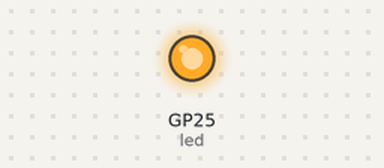
A program run on a simulated Raspberry Pi Pico running MicroPython. Parts: output pins drawn as LEDs (lit = HIGH).

Above: at 1.0 s.
At 3.0 s:
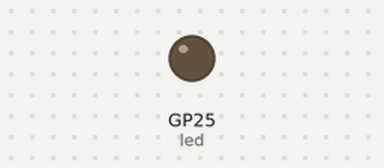
Timing chart, 0 to 5.2 s (numbered marks = the images above):
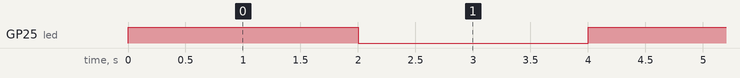

The program:

blink.py
```python
from machine import Pin  #importamos la clase Pin del módulo machine, esta nos ayuda a manejar los pines
import time              #importamos la clase time, esta nos permite manejar el tiempo

led = Pin(25,Pin.OUT)    # creamos el objeto led, que estará en el Pin 25 y se declara como salida

while True:            #se define un bucle infinito
    led.on()           #se coloca un estado alto en el pin 25  (se enciende)
    time.sleep(2)      # se espera por 2 segundos
    led.off()          # se coloca un estado bajo en el pin 25 (se apaga)
    time.sleep(2)      # se espera por 2 segundo
```

Measured:
- by itself, GP25 (led): alternates HIGH for 2.0 s and LOW for 2.0 s
